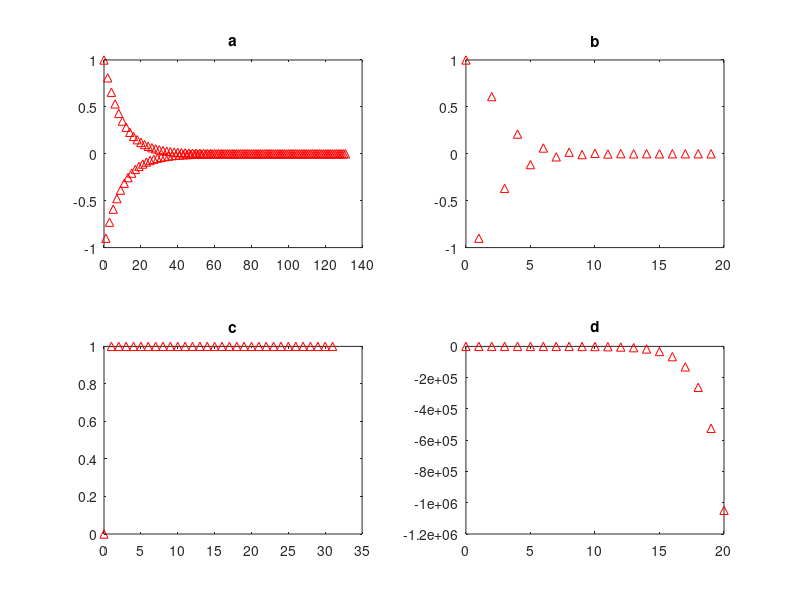

Recreate this plot in MATLAB.
close all
clear all

% [h,t] = impz(b,a)

%%
a1 = [1 0.9]; % y
b1 = 1; % x
subplot(2, 2, 1);
impz(b1, a1);
title('a');

%%
a2 = [1 0.9 0.2];
b2 = 1;
subplot(2, 2, 2);
impz(b2, a2);
title('b');

%%
a3 = [1 -1];
b3 = [0 1];
subplot(2, 2, 3);
impz(b3, a3);
title('c');

%%
a4 = [1 -2];
b4 = [0 -2];
subplot(2, 2, 4);
impz(b4, a4);
title('d');

